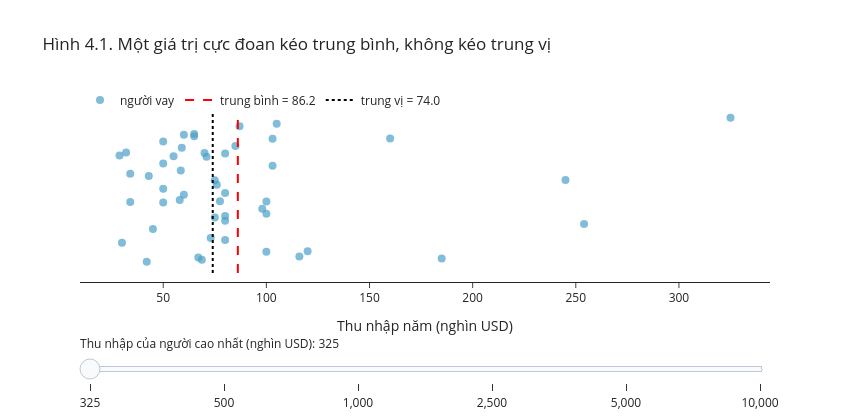

Notebook code for this chart:
### Markdown cell above
Hình dưới vẽ lại ý của OpenIntro dưới dạng tương tác: mỗi chấm là một người vay, thanh trượt đẩy thu nhập của người cao nhất lên dần tới 10 triệu USD. Để ý đường trung bình chạy theo, còn đường trung vị đứng yên.

### Code cell
jitter = rng.uniform(0, 1, len(thu_nhap_goc))
vi_tri_max = thu_nhap_goc.idxmax()
cac_muc_max = [thu_nhap_goc.max(), 500_000, 1_000_000, 2_500_000, 5_000_000, 10_000_000]

fig = go.Figure()
for gia_tri in cac_muc_max:
    du_lieu = thu_nhap_goc.copy()
    du_lieu[vi_tri_max] = gia_tri
    tb, tv = du_lieu.mean() / 1000, du_lieu.median() / 1000
    hien = gia_tri == cac_muc_max[0]
    fig.add_trace(go.Scatter(x=du_lieu / 1000, y=jitter, mode="markers", visible=hien, name="người vay",
                             marker=dict(size=8, color="#4C9FC7", opacity=0.7),
                             hovertemplate="%{x:,.0f} nghìn USD<extra></extra>"))
    fig.add_trace(go.Scatter(x=[tb, tb], y=[-0.05, 1.05], mode="lines", visible=hien, name=f"trung bình = {tb:,.1f}",
                             line=dict(color="red", dash="dash")))
    fig.add_trace(go.Scatter(x=[tv, tv], y=[-0.05, 1.05], mode="lines", visible=hien, name=f"trung vị = {tv:,.1f}",
                             line=dict(color="black", dash="dot")))
buoc = [dict(method="update", label=f"{g / 1000:,.0f}",
             args=[{"visible": [k == i for k in range(len(cac_muc_max)) for _ in range(3)]}])
        for i, g in enumerate(cac_muc_max)]
fig.update_layout(
    title="Hình 4.1. Một giá trị cực đoan kéo trung bình, không kéo trung vị",
    xaxis_title="Thu nhập năm (nghìn USD)", yaxis=dict(visible=False), width=850, height=420,
    legend=dict(orientation="h", y=1.08),
    sliders=[dict(active=0, steps=buoc, pad={"t": 50},
                  currentvalue={"prefix": "Thu nhập của người cao nhất (nghìn USD): "})])
fig.show()

### Figure 1 — Plotly figure (JSON) as saved in the notebook; plotly's stock layout.template omitted (floating-point values rounded to 4 significant figures)
{"data": [{"hovertemplate": "%{x:,.0f} nghìn USD<extra></extra>", "marker": {"color": "#4C9FC7", "opacity": 0.7, "size": 8}, "mode": "markers", "name": "người vay", "type": "scatter", "visible": true, "x": [59.0, 60.0, 75.0, 75.0, 254.0, 67.0, 28.8, 80.0, 34.0, 80.0, 73.0, 120.0, 100.0, 105.0, 34.0, 98.0, 68.7, 43.0, 100.0, 76.0, 80.0, 50.0, 80.0, 185.0, 42.0, 100.0, 65.0, 45.0, 245.0, 50.0, 116.0, 30.0, 80.0, 103.0, 58.0, 55.0, 65.0, 32.0, 325.0, 70.0, 160.0, 50.0, 71.0, 85.0, 87.0, 60.0, 58.5, 50.0, 103.0, 77.5], "y": [0.7907, 0.8783, 0.322, 0.5715, 0.2782, 0.05333, 0.7379, 0.171, 0.4257, 0.487, 0.1845, 0.09456, 0.348, 0.9523, 0.6151, 0.3814, 0.03891, 0.6003, 0.09226, 0.5425, 0.752, 0.4236, 0.2994, 0.04738, 0.02478, 0.43, 0.8833, 0.2441, 0.5741, 0.6843, 0.06083, 0.1531, 0.3313, 0.6701, 0.439, 0.7342, 0.8676, 0.7584, 0.9922, 0.7544, 0.8522, 0.8324, 0.7303, 0.8018, 0.9347, 0.4752, 0.6383, 0.5149, 0.851, 0.4314]}, {"line": {"color": "red", "dash": "dash"}, "mode": "lines", "name": "trung bình = 86.2", "type": "scatter", "visible": true, "x": [86.17, 86.17], "y": [-0.05, 1.05]}, {"line": {"color": "black", "dash": "dot"}, "mode": "lines", "name": "trung vị = 74.0", "type": "scatter", "visible": true, "x": [74, 74], "y": [-0.05, 1.05]}, {"hovertemplate": "%{x:,.0f} nghìn USD<extra></extra>", "marker": {"color": "#4C9FC7", "opacity": 0.7, "size": 8}, "mode": "markers", "name": "người vay", "type": "scatter", "visible": false, "x": [59.0, 60.0, 75.0, 75.0, 254.0, 67.0, 28.8, 80.0, 34.0, 80.0, 73.0, 120.0, 100.0, 105.0, 34.0, 98.0, 68.7, 43.0, 100.0, 76.0, 80.0, 50.0, 80.0, 185.0, 42.0, 100.0, 65.0, 45.0, 245.0, 50.0, 116.0, 30.0, 80.0, 103.0, 58.0, 55.0, 65.0, 32.0, 500.0, 70.0, 160.0, 50.0, 71.0, 85.0, 87.0, 60.0, 58.5, 50.0, 103.0, 77.5], "y": [0.7907, 0.8783, 0.322, 0.5715, 0.2782, 0.05333, 0.7379, 0.171, 0.4257, 0.487, 0.1845, 0.09456, 0.348, 0.9523, 0.6151, 0.3814, 0.03891, 0.6003, 0.09226, 0.5425, 0.752, 0.4236, 0.2994, 0.04738, 0.02478, 0.43, 0.8833, 0.2441, 0.5741, 0.6843, 0.06083, 0.1531, 0.3313, 0.6701, 0.439, 0.7342, 0.8676, 0.7584, 0.9922, 0.7544, 0.8522, 0.8324, 0.7303, 0.8018, 0.9347, 0.4752, 0.6383, 0.5149, 0.851, 0.4314]}, {"line": {"color": "red", "dash": "dash"}, "mode": "lines", "name": "trung bình = 89.7", "type": "scatter", "visible": false, "x": [89.67, 89.67], "y": [-0.05, 1.05]}, {"line": {"color": "black", "dash": "dot"}, "mode": "lines", "name": "trung vị = 74.0", "type": "scatter", "visible": false, "x": [74, 74], "y": [-0.05, 1.05]}, {"hovertemplate": "%{x:,.0f} nghìn USD<extra></extra>", "marker": {"color": "#4C9FC7", "opacity": 0.7, "size": 8}, "mode": "markers", "name": "người vay", "type": "scatter", "visible": false, "x": [59.0, 60.0, 75.0, 75.0, 254.0, 67.0, 28.8, 80.0, 34.0, 80.0, 73.0, 120.0, 100.0, 105.0, 34.0, 98.0, 68.7, 43.0, 100.0, 76.0, 80.0, 50.0, 80.0, 185.0, 42.0, 100.0, 65.0, 45.0, 245.0, 50.0, 116.0, 30.0, 80.0, 103.0, 58.0, 55.0, 65.0, 32.0, 1000.0, 70.0, 160.0, 50.0, 71.0, 85.0, 87.0, 60.0, 58.5, 50.0, 103.0, 77.5], "y": [0.7907, 0.8783, 0.322, 0.5715, 0.2782, 0.05333, 0.7379, 0.171, 0.4257, 0.487, 0.1845, 0.09456, 0.348, 0.9523, 0.6151, 0.3814, 0.03891, 0.6003, 0.09226, 0.5425, 0.752, 0.4236, 0.2994, 0.04738, 0.02478, 0.43, 0.8833, 0.2441, 0.5741, 0.6843, 0.06083, 0.1531, 0.3313, 0.6701, 0.439, 0.7342, 0.8676, 0.7584, 0.9922, 0.7544, 0.8522, 0.8324, 0.7303, 0.8018, 0.9347, 0.4752, 0.6383, 0.5149, 0.851, 0.4314]}, {"line": {"color": "red", "dash": "dash"}, "mode": "lines", "name": "trung bình = 99.7", "type": "scatter", "visible": false, "x": [99.67, 99.67], "y": [-0.05, 1.05]}, {"line": {"color": "black", "dash": "dot"}, "mode": "lines", "name": "trung vị = 74.0", "type": "scatter", "visible": false, "x": [74, 74], "y": [-0.05, 1.05]}, {"hovertemplate": "%{x:,.0f} nghìn USD<extra></extra>", "marker": {"color": "#4C9FC7", "opacity": 0.7, "size": 8}, "mode": "markers", "name": "người vay", "type": "scatter", "visible": false, "x": [59.0, 60.0, 75.0, 75.0, 254.0, 67.0, 28.8, 80.0, 34.0, 80.0, 73.0, 120.0, 100.0, 105.0, 34.0, 98.0, 68.7, 43.0, 100.0, 76.0, 80.0, 50.0, 80.0, 185.0, 42.0, 100.0, 65.0, 45.0, 245.0, 50.0, 116.0, 30.0, 80.0, 103.0, 58.0, 55.0, 65.0, 32.0, 2500.0, 70.0, 160.0, 50.0, 71.0, 85.0, 87.0, 60.0, 58.5, 50.0, 103.0, 77.5], "y": [0.7907, 0.8783, 0.322, 0.5715, 0.2782, 0.05333, 0.7379, 0.171, 0.4257, 0.487, 0.1845, 0.09456, 0.348, 0.9523, 0.6151, 0.3814, 0.03891, 0.6003, 0.09226, 0.5425, 0.752, 0.4236, 0.2994, 0.04738, 0.02478, 0.43, 0.8833, 0.2441, 0.5741, 0.6843, 0.06083, 0.1531, 0.3313, 0.6701, 0.439, 0.7342, 0.8676, 0.7584, 0.9922, 0.7544, 0.8522, 0.8324, 0.7303, 0.8018, 0.9347, 0.4752, 0.6383, 0.5149, 0.851, 0.4314]}, {"line": {"color": "red", "dash": "dash"}, "mode": "lines", "name": "trung bình = 129.7", "type": "scatter", "visible": false, "x": [129.7, 129.7], "y": [-0.05, 1.05]}, {"line": {"color": "black", "dash": "dot"}, "mode": "lines", "name": "trung vị = 74.0", "type": "scatter", "visible": false, "x": [74, 74], "y": [-0.05, 1.05]}, {"hovertemplate": "%{x:,.0f} nghìn USD<extra></extra>", "marker": {"color": "#4C9FC7", "opacity": 0.7, "size": 8}, "mode": "markers", "name": "người vay", "type": "scatter", "visible": false, "x": [59.0, 60.0, 75.0, 75.0, 254.0, 67.0, 28.8, 80.0, 34.0, 80.0, 73.0, 120.0, 100.0, 105.0, 34.0, 98.0, 68.7, 43.0, 100.0, 76.0, 80.0, 50.0, 80.0, 185.0, 42.0, 100.0, 65.0, 45.0, 245.0, 50.0, 116.0, 30.0, 80.0, 103.0, 58.0, 55.0, 65.0, 32.0, 5000.0, 70.0, 160.0, 50.0, 71.0, 85.0, 87.0, 60.0, 58.5, 50.0, 103.0, 77.5], "y": [0.7907, 0.8783, 0.322, 0.5715, 0.2782, 0.05333, 0.7379, 0.171, 0.4257, 0.487, 0.1845, 0.09456, 0.348, 0.9523, 0.6151, 0.3814, 0.03891, 0.6003, 0.09226, 0.5425, 0.752, 0.4236, 0.2994, 0.04738, 0.02478, 0.43, 0.8833, 0.2441, 0.5741, 0.6843, 0.06083, 0.1531, 0.3313, 0.6701, 0.439, 0.7342, 0.8676, 0.7584, 0.9922, 0.7544, 0.8522, 0.8324, 0.7303, 0.8018, 0.9347, 0.4752, 0.6383, 0.5149, 0.851, 0.4314]}, {"line": {"color": "red", "dash": "dash"}, "mode": "lines", "name": "trung bình = 179.7", "type": "scatter", "visible": false, "x": [179.7, 179.7], "y": [-0.05, 1.05]}, {"line": {"color": "black", "dash": "dot"}, "mode": "lines", "name": "trung vị = 74.0", "type": "scatter", "visible": false, "x": [74, 74], "y": [-0.05, 1.05]}, {"hovertemplate": "%{x:,.0f} nghìn USD<extra></extra>", "marker": {"color": "#4C9FC7", "opacity": 0.7, "size": 8}, "mode": "markers", "name": "người vay", "type": "scatter", "visible": false, "x": [59.0, 60.0, 75.0, 75.0, 254.0, 67.0, 28.8, 80.0, 34.0, 80.0, 73.0, 120.0, 100.0, 105.0, 34.0, 98.0, 68.7, 43.0, 100.0, 76.0, 80.0, 50.0, 80.0, 185.0, 42.0, 100.0, 65.0, 45.0, 245.0, 50.0, 116.0, 30.0, 80.0, 103.0, 58.0, 55.0, 65.0, 32.0, 10000.0, 70.0, 160.0, 50.0, 71.0, 85.0, 87.0, 60.0, 58.5, 50.0, 103.0, 77.5], "y": [0.7907, 0.8783, 0.322, 0.5715, 0.2782, 0.05333, 0.7379, 0.171, 0.4257, 0.487, 0.1845, 0.09456, 0.348, 0.9523, 0.6151, 0.3814, 0.03891, 0.6003, 0.09226, 0.5425, 0.752, 0.4236, 0.2994, 0.04738, 0.02478, 0.43, 0.8833, 0.2441, 0.5741, 0.6843, 0.06083, 0.1531, 0.3313, 0.6701, 0.439, 0.7342, 0.8676, 0.7584, 0.9922, 0.7544, 0.8522, 0.8324, 0.7303, 0.8018, 0.9347, 0.4752, 0.6383, 0.5149, 0.851, 0.4314]}, {"line": {"color": "red", "dash": "dash"}, "mode": "lines", "name": "trung bình = 279.7", "type": "scatter", "visible": false, "x": [279.7, 279.7], "y": [-0.05, 1.05]}, {"line": {"color": "black", "dash": "dot"}, "mode": "lines", "name": "trung vị = 74.0", "type": "scatter", "visible": false, "x": [74, 74], "y": [-0.05, 1.05]}], "layout": {"height": 420, "legend": {"orientation": "h", "y": 1.08}, "sliders": [{"active": 0, "currentvalue": {"prefix": "Thu nhập của người cao nhất (nghìn USD): "}, "pad": {"t": 50}, "steps": [{"args": [{"visible": [true, true, true, false, false, false, false, false, false, false, false, false, false, false, false, false, false, false]}], "label": "325", "method": "update"}, {"args": [{"visible": [false, false, false, true, true, true, false, false, false, false, false, false, false, false, false, false, false, false]}], "label": "500", "method": "update"}, {"args": [{"visible": [false, false, false, false, false, false, true, true, true, false, false, false, false, false, false, false, false, false]}], "label": "1,000", "method": "update"}, {"args": [{"visible": [false, false, false, false, false, false, false, false, false, true, true, true, false, false, false, false, false, false]}], "label": "2,500", "method": "update"}, {"args": [{"visible": [false, false, false, false, false, false, false, false, false, false, false, false, true, true, true, false, false, false]}], "label": "5,000", "method": "update"}, {"args": [{"visible": [false, false, false, false, false, false, false, false, false, false, false, false, false, false, false, true, true, true]}], "label": "10,000", "method": "update"}]}], "title": {"text": "Hình 4.1. Một giá trị cực đoan kéo trung bình, không kéo trung vị"}, "width": 850, "xaxis": {"title": {"text": "Thu nhập năm (nghìn USD)"}}, "yaxis": {"visible": false}}}
